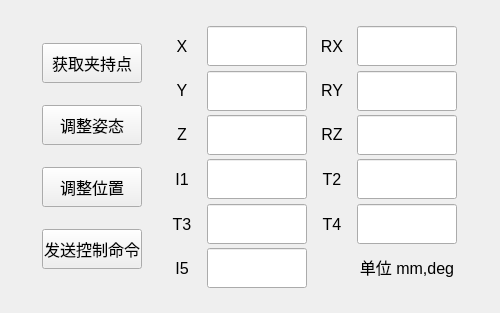
<?xml version="1.0" encoding="UTF-8"?>
<ui version="4.0">
 <class>auto_gripper</class>
 <widget class="QWidget" name="auto_gripper">
  <property name="geometry">
   <rect>
    <x>0</x>
    <y>0</y>
    <width>500</width>
    <height>313</height>
   </rect>
  </property>
  <property name="minimumSize">
   <size>
    <width>500</width>
    <height>300</height>
   </size>
  </property>
  <property name="maximumSize">
   <size>
    <width>500</width>
    <height>313</height>
   </size>
  </property>
  <property name="windowTitle">
   <string>自主抓夹</string>
  </property>
  <layout class="QGridLayout" name="gridLayout">
   <item row="0" column="0">
    <layout class="QGridLayout" name="gridLayout_2">
     <property name="leftMargin">
      <number>10</number>
     </property>
     <property name="topMargin">
      <number>10</number>
     </property>
     <property name="rightMargin">
      <number>10</number>
     </property>
     <property name="bottomMargin">
      <number>10</number>
     </property>
     <property name="spacing">
      <number>10</number>
     </property>
     <item row="0" column="0">
      <layout class="QVBoxLayout" name="verticalLayout_2">
       <property name="spacing">
        <number>5</number>
       </property>
       <property name="leftMargin">
        <number>5</number>
       </property>
       <property name="topMargin">
        <number>5</number>
       </property>
       <property name="rightMargin">
        <number>5</number>
       </property>
       <property name="bottomMargin">
        <number>5</number>
       </property>
       <item>
        <widget class="QPushButton" name="pushButton">
         <property name="minimumSize">
          <size>
           <width>100</width>
           <height>40</height>
          </size>
         </property>
         <property name="maximumSize">
          <size>
           <width>100</width>
           <height>40</height>
          </size>
         </property>
         <property name="font">
          <font>
           <pointsize>12</pointsize>
          </font>
         </property>
         <property name="text">
          <string>获取夹持点</string>
         </property>
        </widget>
       </item>
       <item>
        <widget class="QPushButton" name="pushButton_2">
         <property name="minimumSize">
          <size>
           <width>100</width>
           <height>40</height>
          </size>
         </property>
         <property name="maximumSize">
          <size>
           <width>100</width>
           <height>40</height>
          </size>
         </property>
         <property name="font">
          <font>
           <pointsize>12</pointsize>
          </font>
         </property>
         <property name="text">
          <string>调整姿态</string>
         </property>
        </widget>
       </item>
       <item>
        <widget class="QPushButton" name="pushButton_3">
         <property name="minimumSize">
          <size>
           <width>100</width>
           <height>40</height>
          </size>
         </property>
         <property name="maximumSize">
          <size>
           <width>100</width>
           <height>40</height>
          </size>
         </property>
         <property name="font">
          <font>
           <pointsize>12</pointsize>
          </font>
         </property>
         <property name="text">
          <string>调整位置</string>
         </property>
        </widget>
       </item>
       <item>
        <widget class="QPushButton" name="pushButton_4">
         <property name="minimumSize">
          <size>
           <width>100</width>
           <height>40</height>
          </size>
         </property>
         <property name="maximumSize">
          <size>
           <width>100</width>
           <height>40</height>
          </size>
         </property>
         <property name="font">
          <font>
           <pointsize>12</pointsize>
          </font>
         </property>
         <property name="text">
          <string>发送控制命令</string>
         </property>
        </widget>
       </item>
      </layout>
     </item>
     <item row="0" column="1">
      <layout class="QGridLayout" name="gridLayout_3">
       <property name="leftMargin">
        <number>5</number>
       </property>
       <property name="topMargin">
        <number>5</number>
       </property>
       <property name="rightMargin">
        <number>5</number>
       </property>
       <property name="bottomMargin">
        <number>5</number>
       </property>
       <property name="spacing">
        <number>5</number>
       </property>
       <item row="0" column="2">
        <widget class="QLabel" name="label_4">
         <property name="sizePolicy">
          <sizepolicy hsizetype="Preferred" vsizetype="Preferred">
           <horstretch>40</horstretch>
           <verstretch>40</verstretch>
          </sizepolicy>
         </property>
         <property name="maximumSize">
          <size>
           <width>40</width>
           <height>40</height>
          </size>
         </property>
         <property name="font">
          <font>
           <pointsize>12</pointsize>
          </font>
         </property>
         <property name="text">
          <string>RX</string>
         </property>
         <property name="alignment">
          <set>Qt::AlignCenter</set>
         </property>
        </widget>
       </item>
       <item row="1" column="0">
        <widget class="QLabel" name="label">
         <property name="sizePolicy">
          <sizepolicy hsizetype="Preferred" vsizetype="Preferred">
           <horstretch>40</horstretch>
           <verstretch>40</verstretch>
          </sizepolicy>
         </property>
         <property name="maximumSize">
          <size>
           <width>40</width>
           <height>40</height>
          </size>
         </property>
         <property name="font">
          <font>
           <pointsize>12</pointsize>
          </font>
         </property>
         <property name="text">
          <string>Y</string>
         </property>
         <property name="alignment">
          <set>Qt::AlignCenter</set>
         </property>
        </widget>
       </item>
       <item row="4" column="2">
        <widget class="QLabel" name="label_16">
         <property name="sizePolicy">
          <sizepolicy hsizetype="Preferred" vsizetype="Preferred">
           <horstretch>40</horstretch>
           <verstretch>40</verstretch>
          </sizepolicy>
         </property>
         <property name="minimumSize">
          <size>
           <width>40</width>
           <height>40</height>
          </size>
         </property>
         <property name="maximumSize">
          <size>
           <width>40</width>
           <height>40</height>
          </size>
         </property>
         <property name="font">
          <font>
           <pointsize>12</pointsize>
          </font>
         </property>
         <property name="text">
          <string>T4</string>
         </property>
         <property name="alignment">
          <set>Qt::AlignCenter</set>
         </property>
        </widget>
       </item>
       <item row="0" column="1">
        <widget class="QLineEdit" name="lineEdit">
         <property name="minimumSize">
          <size>
           <width>100</width>
           <height>40</height>
          </size>
         </property>
         <property name="maximumSize">
          <size>
           <width>100</width>
           <height>40</height>
          </size>
         </property>
         <property name="font">
          <font>
           <pointsize>12</pointsize>
          </font>
         </property>
         <property name="text">
          <string/>
         </property>
         <property name="alignment">
          <set>Qt::AlignCenter</set>
         </property>
        </widget>
       </item>
       <item row="2" column="3">
        <widget class="QLineEdit" name="lineEdit_6">
         <property name="minimumSize">
          <size>
           <width>100</width>
           <height>40</height>
          </size>
         </property>
         <property name="maximumSize">
          <size>
           <width>100</width>
           <height>40</height>
          </size>
         </property>
         <property name="font">
          <font>
           <pointsize>12</pointsize>
          </font>
         </property>
         <property name="text">
          <string/>
         </property>
         <property name="alignment">
          <set>Qt::AlignCenter</set>
         </property>
        </widget>
       </item>
       <item row="1" column="3">
        <widget class="QLineEdit" name="lineEdit_5">
         <property name="minimumSize">
          <size>
           <width>100</width>
           <height>40</height>
          </size>
         </property>
         <property name="maximumSize">
          <size>
           <width>100</width>
           <height>40</height>
          </size>
         </property>
         <property name="font">
          <font>
           <pointsize>12</pointsize>
          </font>
         </property>
         <property name="text">
          <string/>
         </property>
         <property name="alignment">
          <set>Qt::AlignCenter</set>
         </property>
        </widget>
       </item>
       <item row="1" column="1">
        <widget class="QLineEdit" name="lineEdit_2">
         <property name="minimumSize">
          <size>
           <width>100</width>
           <height>40</height>
          </size>
         </property>
         <property name="maximumSize">
          <size>
           <width>100</width>
           <height>40</height>
          </size>
         </property>
         <property name="font">
          <font>
           <pointsize>12</pointsize>
          </font>
         </property>
         <property name="text">
          <string/>
         </property>
         <property name="alignment">
          <set>Qt::AlignCenter</set>
         </property>
        </widget>
       </item>
       <item row="3" column="3">
        <widget class="QLineEdit" name="lineEdit_13">
         <property name="minimumSize">
          <size>
           <width>100</width>
           <height>40</height>
          </size>
         </property>
         <property name="maximumSize">
          <size>
           <width>100</width>
           <height>40</height>
          </size>
         </property>
         <property name="font">
          <font>
           <pointsize>12</pointsize>
          </font>
         </property>
         <property name="text">
          <string/>
         </property>
         <property name="alignment">
          <set>Qt::AlignCenter</set>
         </property>
        </widget>
       </item>
       <item row="3" column="0">
        <widget class="QLabel" name="label_14">
         <property name="sizePolicy">
          <sizepolicy hsizetype="Preferred" vsizetype="Preferred">
           <horstretch>40</horstretch>
           <verstretch>40</verstretch>
          </sizepolicy>
         </property>
         <property name="minimumSize">
          <size>
           <width>40</width>
           <height>40</height>
          </size>
         </property>
         <property name="maximumSize">
          <size>
           <width>40</width>
           <height>40</height>
          </size>
         </property>
         <property name="font">
          <font>
           <pointsize>12</pointsize>
          </font>
         </property>
         <property name="text">
          <string>I1</string>
         </property>
         <property name="alignment">
          <set>Qt::AlignCenter</set>
         </property>
        </widget>
       </item>
       <item row="3" column="2">
        <widget class="QLabel" name="label_15">
         <property name="sizePolicy">
          <sizepolicy hsizetype="Preferred" vsizetype="Preferred">
           <horstretch>40</horstretch>
           <verstretch>40</verstretch>
          </sizepolicy>
         </property>
         <property name="minimumSize">
          <size>
           <width>40</width>
           <height>40</height>
          </size>
         </property>
         <property name="maximumSize">
          <size>
           <width>40</width>
           <height>40</height>
          </size>
         </property>
         <property name="font">
          <font>
           <pointsize>12</pointsize>
          </font>
         </property>
         <property name="text">
          <string>T2</string>
         </property>
         <property name="alignment">
          <set>Qt::AlignCenter</set>
         </property>
        </widget>
       </item>
       <item row="2" column="0">
        <widget class="QLabel" name="label_2">
         <property name="sizePolicy">
          <sizepolicy hsizetype="Preferred" vsizetype="Preferred">
           <horstretch>40</horstretch>
           <verstretch>40</verstretch>
          </sizepolicy>
         </property>
         <property name="maximumSize">
          <size>
           <width>40</width>
           <height>40</height>
          </size>
         </property>
         <property name="font">
          <font>
           <pointsize>12</pointsize>
          </font>
         </property>
         <property name="text">
          <string>Z</string>
         </property>
         <property name="alignment">
          <set>Qt::AlignCenter</set>
         </property>
        </widget>
       </item>
       <item row="3" column="1">
        <widget class="QLineEdit" name="lineEdit_16">
         <property name="minimumSize">
          <size>
           <width>100</width>
           <height>40</height>
          </size>
         </property>
         <property name="maximumSize">
          <size>
           <width>100</width>
           <height>40</height>
          </size>
         </property>
         <property name="font">
          <font>
           <pointsize>12</pointsize>
          </font>
         </property>
         <property name="text">
          <string/>
         </property>
         <property name="alignment">
          <set>Qt::AlignCenter</set>
         </property>
        </widget>
       </item>
       <item row="4" column="1">
        <widget class="QLineEdit" name="lineEdit_18">
         <property name="minimumSize">
          <size>
           <width>100</width>
           <height>40</height>
          </size>
         </property>
         <property name="maximumSize">
          <size>
           <width>100</width>
           <height>40</height>
          </size>
         </property>
         <property name="font">
          <font>
           <pointsize>12</pointsize>
          </font>
         </property>
         <property name="text">
          <string/>
         </property>
         <property name="alignment">
          <set>Qt::AlignCenter</set>
         </property>
        </widget>
       </item>
       <item row="2" column="1">
        <widget class="QLineEdit" name="lineEdit_3">
         <property name="minimumSize">
          <size>
           <width>100</width>
           <height>40</height>
          </size>
         </property>
         <property name="maximumSize">
          <size>
           <width>100</width>
           <height>40</height>
          </size>
         </property>
         <property name="font">
          <font>
           <pointsize>12</pointsize>
          </font>
         </property>
         <property name="text">
          <string/>
         </property>
         <property name="alignment">
          <set>Qt::AlignCenter</set>
         </property>
        </widget>
       </item>
       <item row="4" column="3">
        <widget class="QLineEdit" name="lineEdit_17">
         <property name="minimumSize">
          <size>
           <width>100</width>
           <height>40</height>
          </size>
         </property>
         <property name="maximumSize">
          <size>
           <width>100</width>
           <height>40</height>
          </size>
         </property>
         <property name="font">
          <font>
           <pointsize>12</pointsize>
          </font>
         </property>
         <property name="text">
          <string/>
         </property>
         <property name="alignment">
          <set>Qt::AlignCenter</set>
         </property>
        </widget>
       </item>
       <item row="4" column="0">
        <widget class="QLabel" name="label_17">
         <property name="sizePolicy">
          <sizepolicy hsizetype="Preferred" vsizetype="Preferred">
           <horstretch>40</horstretch>
           <verstretch>40</verstretch>
          </sizepolicy>
         </property>
         <property name="minimumSize">
          <size>
           <width>40</width>
           <height>40</height>
          </size>
         </property>
         <property name="maximumSize">
          <size>
           <width>40</width>
           <height>40</height>
          </size>
         </property>
         <property name="font">
          <font>
           <pointsize>12</pointsize>
          </font>
         </property>
         <property name="text">
          <string>T3</string>
         </property>
         <property name="alignment">
          <set>Qt::AlignCenter</set>
         </property>
        </widget>
       </item>
       <item row="0" column="0">
        <widget class="QLabel" name="label_3">
         <property name="sizePolicy">
          <sizepolicy hsizetype="Preferred" vsizetype="Preferred">
           <horstretch>40</horstretch>
           <verstretch>40</verstretch>
          </sizepolicy>
         </property>
         <property name="maximumSize">
          <size>
           <width>40</width>
           <height>40</height>
          </size>
         </property>
         <property name="font">
          <font>
           <pointsize>12</pointsize>
          </font>
         </property>
         <property name="text">
          <string>X</string>
         </property>
         <property name="alignment">
          <set>Qt::AlignCenter</set>
         </property>
        </widget>
       </item>
       <item row="0" column="3">
        <widget class="QLineEdit" name="lineEdit_4">
         <property name="minimumSize">
          <size>
           <width>100</width>
           <height>40</height>
          </size>
         </property>
         <property name="maximumSize">
          <size>
           <width>100</width>
           <height>40</height>
          </size>
         </property>
         <property name="font">
          <font>
           <pointsize>12</pointsize>
          </font>
         </property>
         <property name="text">
          <string/>
         </property>
         <property name="alignment">
          <set>Qt::AlignCenter</set>
         </property>
        </widget>
       </item>
       <item row="2" column="2">
        <widget class="QLabel" name="label_6">
         <property name="sizePolicy">
          <sizepolicy hsizetype="Preferred" vsizetype="Preferred">
           <horstretch>40</horstretch>
           <verstretch>40</verstretch>
          </sizepolicy>
         </property>
         <property name="maximumSize">
          <size>
           <width>40</width>
           <height>40</height>
          </size>
         </property>
         <property name="font">
          <font>
           <pointsize>12</pointsize>
          </font>
         </property>
         <property name="text">
          <string>RZ</string>
         </property>
         <property name="alignment">
          <set>Qt::AlignCenter</set>
         </property>
        </widget>
       </item>
       <item row="1" column="2">
        <widget class="QLabel" name="label_5">
         <property name="sizePolicy">
          <sizepolicy hsizetype="Preferred" vsizetype="Preferred">
           <horstretch>40</horstretch>
           <verstretch>40</verstretch>
          </sizepolicy>
         </property>
         <property name="maximumSize">
          <size>
           <width>40</width>
           <height>40</height>
          </size>
         </property>
         <property name="font">
          <font>
           <pointsize>12</pointsize>
          </font>
         </property>
         <property name="text">
          <string>RY</string>
         </property>
         <property name="alignment">
          <set>Qt::AlignCenter</set>
         </property>
        </widget>
       </item>
       <item row="5" column="0">
        <widget class="QLabel" name="label_18">
         <property name="sizePolicy">
          <sizepolicy hsizetype="Preferred" vsizetype="Preferred">
           <horstretch>40</horstretch>
           <verstretch>40</verstretch>
          </sizepolicy>
         </property>
         <property name="minimumSize">
          <size>
           <width>40</width>
           <height>40</height>
          </size>
         </property>
         <property name="maximumSize">
          <size>
           <width>40</width>
           <height>40</height>
          </size>
         </property>
         <property name="font">
          <font>
           <pointsize>12</pointsize>
          </font>
         </property>
         <property name="text">
          <string>I5</string>
         </property>
         <property name="alignment">
          <set>Qt::AlignCenter</set>
         </property>
        </widget>
       </item>
       <item row="5" column="1">
        <widget class="QLineEdit" name="lineEdit_14">
         <property name="minimumSize">
          <size>
           <width>100</width>
           <height>40</height>
          </size>
         </property>
         <property name="maximumSize">
          <size>
           <width>100</width>
           <height>40</height>
          </size>
         </property>
         <property name="font">
          <font>
           <pointsize>12</pointsize>
          </font>
         </property>
         <property name="text">
          <string/>
         </property>
         <property name="alignment">
          <set>Qt::AlignCenter</set>
         </property>
        </widget>
       </item>
       <item row="5" column="3">
        <widget class="QLabel" name="label_7">
         <property name="sizePolicy">
          <sizepolicy hsizetype="Preferred" vsizetype="Preferred">
           <horstretch>100</horstretch>
           <verstretch>20</verstretch>
          </sizepolicy>
         </property>
         <property name="minimumSize">
          <size>
           <width>100</width>
           <height>20</height>
          </size>
         </property>
         <property name="maximumSize">
          <size>
           <width>200</width>
           <height>20</height>
          </size>
         </property>
         <property name="baseSize">
          <size>
           <width>0</width>
           <height>20</height>
          </size>
         </property>
         <property name="font">
          <font>
           <pointsize>12</pointsize>
          </font>
         </property>
         <property name="text">
          <string>单位 mm,deg</string>
         </property>
         <property name="alignment">
          <set>Qt::AlignCenter</set>
         </property>
        </widget>
       </item>
      </layout>
     </item>
    </layout>
   </item>
  </layout>
 </widget>
 <resources/>
 <connections>
  <connection>
   <sender>pushButton</sender>
   <signal>clicked()</signal>
   <receiver>auto_gripper</receiver>
   <slot>get_grasp_point()</slot>
   <hints>
    <hint type="sourcelabel">
     <x>123</x>
     <y>81</y>
    </hint>
    <hint type="destinationlabel">
     <x>182</x>
     <y>25</y>
    </hint>
   </hints>
  </connection>
  <connection>
   <sender>pushButton_2</sender>
   <signal>clicked()</signal>
   <receiver>auto_gripper</receiver>
   <slot>adjust_posture()</slot>
   <hints>
    <hint type="sourcelabel">
     <x>123</x>
     <y>144</y>
    </hint>
    <hint type="destinationlabel">
     <x>397</x>
     <y>36</y>
    </hint>
   </hints>
  </connection>
  <connection>
   <sender>pushButton_3</sender>
   <signal>clicked()</signal>
   <receiver>auto_gripper</receiver>
   <slot>adjust_position()</slot>
   <hints>
    <hint type="sourcelabel">
     <x>123</x>
     <y>207</y>
    </hint>
    <hint type="destinationlabel">
     <x>174</x>
     <y>312</y>
    </hint>
   </hints>
  </connection>
  <connection>
   <sender>pushButton_4</sender>
   <signal>clicked()</signal>
   <receiver>auto_gripper</receiver>
   <slot>sent_joint_command()</slot>
   <hints>
    <hint type="sourcelabel">
     <x>70</x>
     <y>256</y>
    </hint>
    <hint type="destinationlabel">
     <x>470</x>
     <y>220</y>
    </hint>
   </hints>
  </connection>
 </connections>
 <slots>
  <slot>get_grasp_point()</slot>
  <slot>adjust_posture()</slot>
  <slot>adjust_position()</slot>
  <slot>sent_joint_command()</slot>
 </slots>
</ui>
